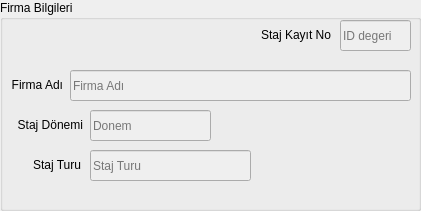
       <widget class="QGroupBox" name="groupBox_35">
        <property name="geometry">
         <rect>
          <x>380</x>
          <y>20</y>
          <width>421</width>
          <height>211</height>
         </rect>
        </property>
        <property name="title">
         <string>Firma Bilgileri</string>
        </property>
        <widget class="QLineEdit" name="lineEdit_95">
         <property name="enabled">
          <bool>false</bool>
         </property>
         <property name="geometry">
          <rect>
           <x>70</x>
           <y>70</y>
           <width>341</width>
           <height>31</height>
          </rect>
         </property>
         <property name="palette">
          <palette>
           <active>
            <colorrole role="Text">
             <brush brushstyle="SolidPattern">
              <color alpha="255">
               <red>0</red>
               <green>0</green>
               <blue>0</blue>
              </color>
             </brush>
            </colorrole>
            <colorrole role="PlaceholderText">
             <brush brushstyle="SolidPattern">
              <color alpha="128">
               <red>0</red>
               <green>0</green>
               <blue>0</blue>
              </color>
             </brush>
            </colorrole>
           </active>
           <inactive>
            <colorrole role="Text">
             <brush brushstyle="SolidPattern">
              <color alpha="255">
               <red>0</red>
               <green>0</green>
               <blue>0</blue>
              </color>
             </brush>
            </colorrole>
            <colorrole role="PlaceholderText">
             <brush brushstyle="SolidPattern">
              <color alpha="128">
               <red>0</red>
               <green>0</green>
               <blue>0</blue>
              </color>
             </brush>
            </colorrole>
           </inactive>
           <disabled>
            <colorrole role="Text">
             <brush brushstyle="SolidPattern">
              <color alpha="255">
               <red>0</red>
               <green>0</green>
               <blue>0</blue>
              </color>
             </brush>
            </colorrole>
            <colorrole role="PlaceholderText">
             <brush brushstyle="SolidPattern">
              <color alpha="128">
               <red>0</red>
               <green>0</green>
               <blue>0</blue>
              </color>
             </brush>
            </colorrole>
           </disabled>
          </palette>
         </property>
         <property name="text">
          <string/>
         </property>
         <property name="placeholderText">
          <string>Firma Adı</string>
         </property>
        </widget>
        <widget class="QLabel" name="label_146">
         <property name="geometry">
          <rect>
           <x>2</x>
           <y>70</y>
           <width>61</width>
           <height>30</height>
          </rect>
         </property>
         <property name="midLineWidth">
          <number>0</number>
         </property>
         <property name="text">
          <string>Firma Adı</string>
         </property>
         <property name="alignment">
          <set>Qt::AlignRight|Qt::AlignTrailing|Qt::AlignVCenter</set>
         </property>
        </widget>
        <widget class="QLineEdit" name="lineEdit_98">
         <property name="enabled">
          <bool>false</bool>
         </property>
         <property name="geometry">
          <rect>
           <x>90</x>
           <y>110</y>
           <width>121</width>
           <height>31</height>
          </rect>
         </property>
         <property name="palette">
          <palette>
           <active>
            <colorrole role="Text">
             <brush brushstyle="SolidPattern">
              <color alpha="255">
               <red>0</red>
               <green>0</green>
               <blue>0</blue>
              </color>
             </brush>
            </colorrole>
            <colorrole role="PlaceholderText">
             <brush brushstyle="SolidPattern">
              <color alpha="128">
               <red>0</red>
               <green>0</green>
               <blue>0</blue>
              </color>
             </brush>
            </colorrole>
           </active>
           <inactive>
            <colorrole role="Text">
             <brush brushstyle="SolidPattern">
              <color alpha="255">
               <red>0</red>
               <green>0</green>
               <blue>0</blue>
              </color>
             </brush>
            </colorrole>
            <colorrole role="PlaceholderText">
             <brush brushstyle="SolidPattern">
              <color alpha="128">
               <red>0</red>
               <green>0</green>
               <blue>0</blue>
              </color>
             </brush>
            </colorrole>
           </inactive>
           <disabled>
            <colorrole role="Text">
             <brush brushstyle="SolidPattern">
              <color alpha="255">
               <red>0</red>
               <green>0</green>
               <blue>0</blue>
              </color>
             </brush>
            </colorrole>
            <colorrole role="PlaceholderText">
             <brush brushstyle="SolidPattern">
              <color alpha="128">
               <red>0</red>
               <green>0</green>
               <blue>0</blue>
              </color>
             </brush>
            </colorrole>
           </disabled>
          </palette>
         </property>
         <property name="text">
          <string/>
         </property>
         <property name="placeholderText">
          <string>Donem</string>
         </property>
        </widget>
        <widget class="QLabel" name="label_149">
         <property name="geometry">
          <rect>
           <x>2</x>
           <y>110</y>
           <width>81</width>
           <height>30</height>
          </rect>
         </property>
         <property name="midLineWidth">
          <number>0</number>
         </property>
         <property name="text">
          <string>Staj Dönemi</string>
         </property>
         <property name="alignment">
          <set>Qt::AlignRight|Qt::AlignTrailing|Qt::AlignVCenter</set>
         </property>
        </widget>
        <widget class="QLabel" name="label_151">
         <property name="geometry">
          <rect>
           <x>0</x>
           <y>150</y>
           <width>81</width>
           <height>30</height>
          </rect>
         </property>
         <property name="midLineWidth">
          <number>0</number>
         </property>
         <property name="text">
          <string>Staj Turu</string>
         </property>
         <property name="alignment">
          <set>Qt::AlignRight|Qt::AlignTrailing|Qt::AlignVCenter</set>
         </property>
        </widget>
        <widget class="QLineEdit" name="lineEdit_99">
         <property name="enabled">
          <bool>false</bool>
         </property>
         <property name="geometry">
          <rect>
           <x>90</x>
           <y>150</y>
           <width>161</width>
           <height>31</height>
          </rect>
         </property>
         <property name="palette">
          <palette>
           <active>
            <colorrole role="Text">
             <brush brushstyle="SolidPattern">
              <color alpha="255">
               <red>0</red>
               <green>0</green>
               <blue>0</blue>
              </color>
             </brush>
            </colorrole>
            <colorrole role="PlaceholderText">
             <brush brushstyle="SolidPattern">
              <color alpha="128">
               <red>0</red>
               <green>0</green>
               <blue>0</blue>
              </color>
             </brush>
            </colorrole>
           </active>
           <inactive>
            <colorrole role="Text">
             <brush brushstyle="SolidPattern">
              <color alpha="255">
               <red>0</red>
               <green>0</green>
               <blue>0</blue>
              </color>
             </brush>
            </colorrole>
            <colorrole role="PlaceholderText">
             <brush brushstyle="SolidPattern">
              <color alpha="128">
               <red>0</red>
               <green>0</green>
               <blue>0</blue>
              </color>
             </brush>
            </colorrole>
           </inactive>
           <disabled>
            <colorrole role="Text">
             <brush brushstyle="SolidPattern">
              <color alpha="255">
               <red>0</red>
               <green>0</green>
               <blue>0</blue>
              </color>
             </brush>
            </colorrole>
            <colorrole role="PlaceholderText">
             <brush brushstyle="SolidPattern">
              <color alpha="128">
               <red>0</red>
               <green>0</green>
               <blue>0</blue>
              </color>
             </brush>
            </colorrole>
           </disabled>
          </palette>
         </property>
         <property name="text">
          <string/>
         </property>
         <property name="placeholderText">
          <string>Staj Turu</string>
         </property>
        </widget>
        <widget class="QLabel" name="label_150">
         <property name="enabled">
          <bool>true</bool>
         </property>
         <property name="geometry">
          <rect>
           <x>240</x>
           <y>20</y>
           <width>91</width>
           <height>30</height>
          </rect>
         </property>
         <property name="midLineWidth">
          <number>0</number>
         </property>
         <property name="text">
          <string>Staj Kayıt No</string>
         </property>
         <property name="alignment">
          <set>Qt::AlignRight|Qt::AlignTrailing|Qt::AlignVCenter</set>
         </property>
        </widget>
        <widget class="QLineEdit" name="lineEdit_36">
         <property name="enabled">
          <bool>false</bool>
         </property>
         <property name="geometry">
          <rect>
           <x>340</x>
           <y>20</y>
           <width>71</width>
           <height>31</height>
          </rect>
         </property>
         <property name="palette">
          <palette>
           <active>
            <colorrole role="Text">
             <brush brushstyle="SolidPattern">
              <color alpha="255">
               <red>0</red>
               <green>0</green>
               <blue>0</blue>
              </color>
             </brush>
            </colorrole>
            <colorrole role="PlaceholderText">
             <brush brushstyle="SolidPattern">
              <color alpha="128">
               <red>0</red>
               <green>0</green>
               <blue>0</blue>
              </color>
             </brush>
            </colorrole>
           </active>
           <inactive>
            <colorrole role="Text">
             <brush brushstyle="SolidPattern">
              <color alpha="255">
               <red>0</red>
               <green>0</green>
               <blue>0</blue>
              </color>
             </brush>
            </colorrole>
            <colorrole role="PlaceholderText">
             <brush brushstyle="SolidPattern">
              <color alpha="128">
               <red>0</red>
               <green>0</green>
               <blue>0</blue>
              </color>
             </brush>
            </colorrole>
           </inactive>
           <disabled>
            <colorrole role="Text">
             <brush brushstyle="SolidPattern">
              <color alpha="255">
               <red>0</red>
               <green>0</green>
               <blue>0</blue>
              </color>
             </brush>
            </colorrole>
            <colorrole role="PlaceholderText">
             <brush brushstyle="SolidPattern">
              <color alpha="128">
               <red>0</red>
               <green>0</green>
               <blue>0</blue>
              </color>
             </brush>
            </colorrole>
           </disabled>
          </palette>
         </property>
         <property name="placeholderText">
          <string>ID degeri</string>
         </property>
        </widget>
       </widget>
